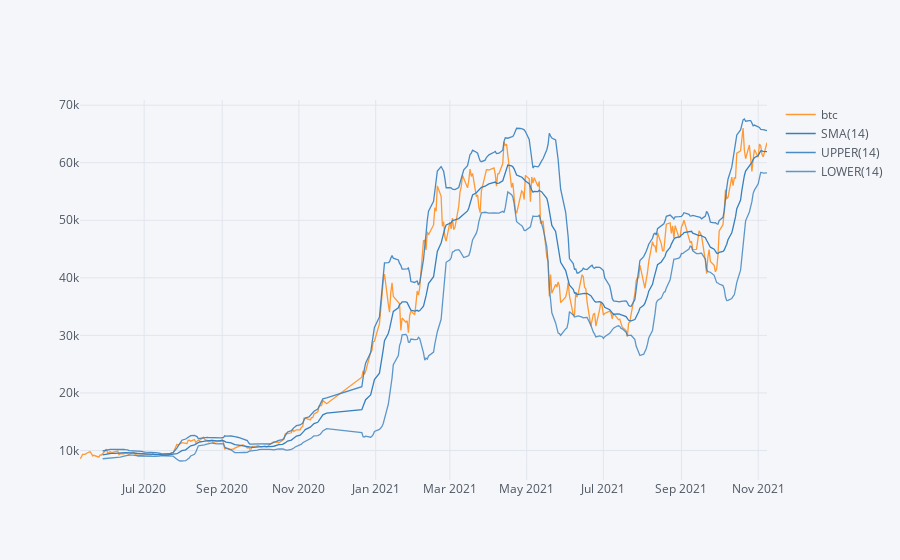

The code cell stored with this chart in its notebook:
### Code cell
df['btc'].ta_plot(study='boll')

### Figure 1 — Plotly figure (JSON) as saved in the notebook; plotly's stock layout.template omitted (floating-point values rounded to 4 significant figures; data arrays with more than 128 entries replaced by an {"elided": "..."} marker saying what was removed)
{"data": [{"line": {"color": "rgba(255, 153, 51, 1.0)", "dash": "solid", "shape": "linear", "width": 1.3}, "mode": "lines", "name": "btc", "text": "", "type": "scatter", "x": {"elided": "361 str values"}, "y": {"elided": "361 float values"}}, {"line": {"color": "rgba(55, 128, 191, 1.0)", "dash": "solid", "shape": "linear", "width": 1.3}, "mode": "lines", "name": "SMA(14)", "text": "", "type": "scatter", "x": {"elided": "361 str values"}, "y": {"elided": "361 mixed values"}}, {"line": {"color": "rgba(55, 128, 191, 0.8999999999999999)", "dash": "solid", "shape": "linear", "width": 1.3}, "mode": "lines", "name": "UPPER(14)", "text": "", "type": "scatter", "x": {"elided": "361 str values"}, "y": {"elided": "361 mixed values"}}, {"line": {"color": "rgba(55, 128, 191, 0.7999999999999998)", "dash": "solid", "shape": "linear", "width": 1.3}, "mode": "lines", "name": "LOWER(14)", "text": "", "type": "scatter", "x": {"elided": "361 str values"}, "y": {"elided": "361 mixed values"}}], "layout": {"autosize": true, "legend": {"bgcolor": "#F5F6F9", "font": {"color": "#4D5663"}}, "paper_bgcolor": "#F5F6F9", "plot_bgcolor": "#F5F6F9", "title": {"font": {"color": "#4D5663"}}, "xaxis": {"autorange": true, "gridcolor": "#E1E5ED", "range": ["2020-05-11", "2021-11-08"], "showgrid": true, "tickfont": {"color": "#4D5663"}, "title": {"font": {"color": "#4D5663"}, "text": ""}, "type": "date", "zerolinecolor": "#E1E5ED"}, "yaxis": {"autorange": true, "gridcolor": "#E1E5ED", "range": [4869.0, 70900.0], "showgrid": true, "tickfont": {"color": "#4D5663"}, "title": {"font": {"color": "#4D5663"}, "text": ""}, "type": "linear", "zerolinecolor": "#E1E5ED"}}}
